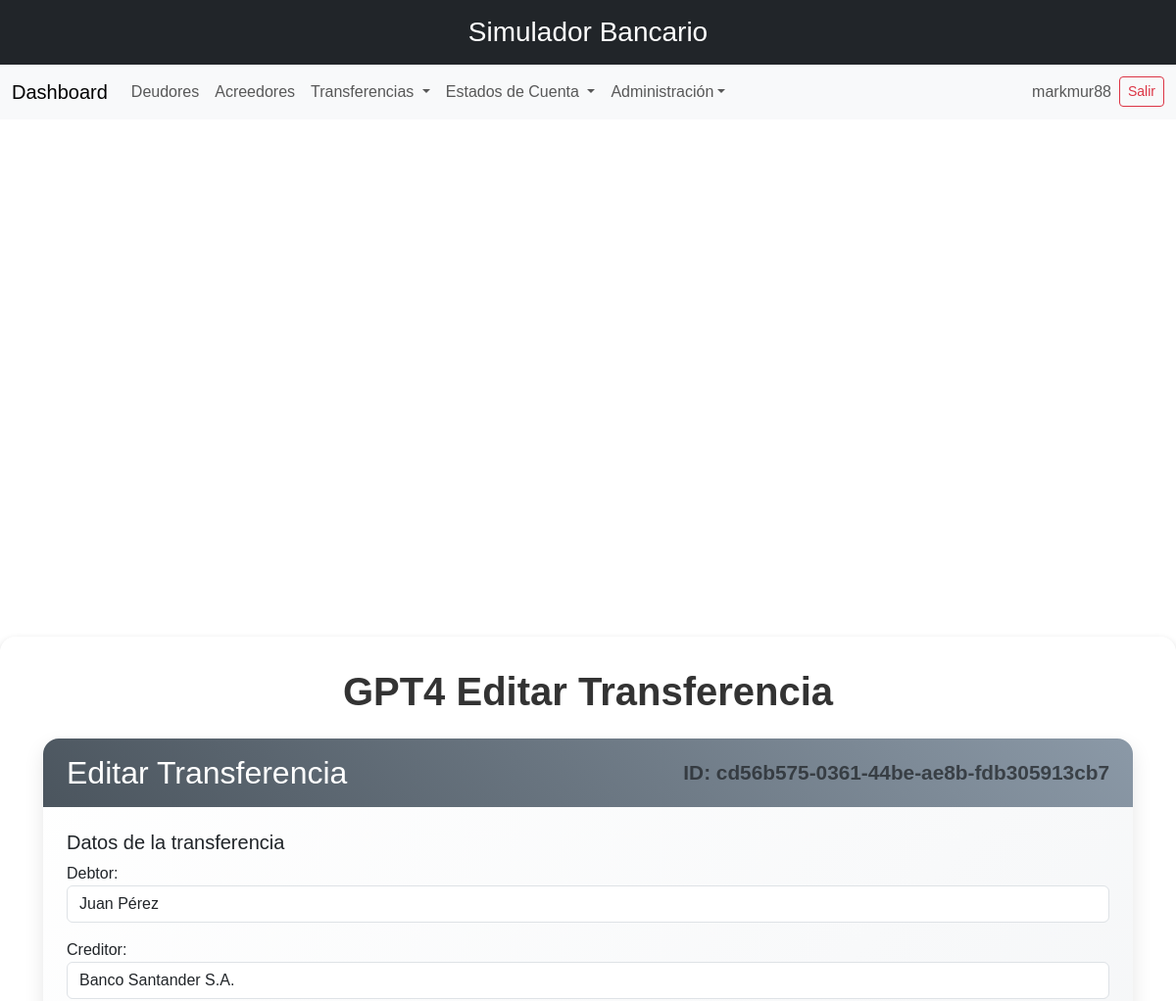
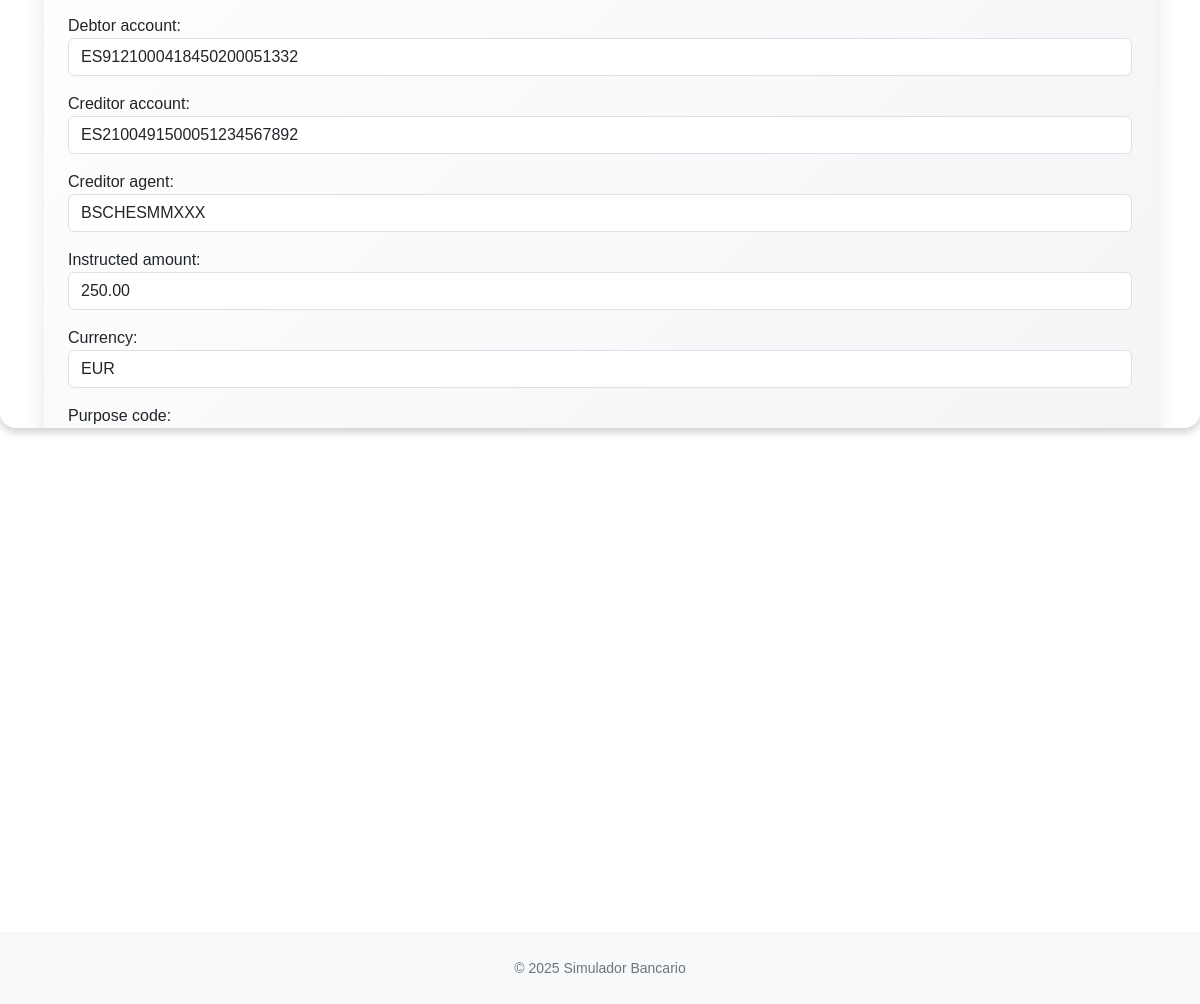
Screenshot of /gpt4/transferencias/cd56b575-0361-44be-ae8b-fdb305913cb7/editar/ (signed in) with the database file from the repository (2 pictures, top to bottom).
### banco/models.py (models this page shows, shortened)
class Transfer(models.Model):
    STATUS_CHOICES = [
        ('RJCT', 'Rechazada'),
        ('RCVD', 'Recibida'),
        ('ACCP', 'Aceptada'),
        ('ACTC', 'Aceptada técnicamente'),
        ('ACSP', 'En proceso'),
        ('ACSC', 'Ejecutada con éxito'),
        ('ACWC', 'Con advertencia'),
        ('ACWP', 'Pendiente de aprobación'),
        ('ACCC', 'Concluida'),
        ('CANC', 'Cancelada'),
        ('PDNG', 'Pendiente'),
    ]
    payment_id = models.UUIDField(default=uuid.uuid4, unique=True, editable=False, db_index=True)
    debtor = models.ForeignKey('Debtor', on_delete=models.PROTECT, related_name='transfers')
    creditor = models.ForeignKey('Creditor', on_delete=models.PROTECT, related_name='transfers')
    debtor_account = models.ForeignKey('DebtorAccount', on_delete=models.PROTECT)
    creditor_account = models.ForeignKey('CreditorAccount', on_delete=models.PROTECT)
    creditor_agent = models.ForeignKey('CreditorAgent', on_delete=models.PROTECT)
    instructed_amount = models.DecimalField(
        max_digits=18, decimal_places=2,
        validators=[MinValueValidator(0.01)]
    )
    currency = models.CharField(max_length=3, default='EUR', validators=[currency_validator])
    purpose_code = models.CharField(max_length=4, default='GDSV')
    requested_execution_date = models.DateField()
    remittance_information_unstructured = models.CharField(max_length=140, blank=True, null=True)
    status = models.CharField(
        max_length=10,
        choices=STATUS_CHOICES,
        default='PDNG',
        db_index=True
    )
    payment_identification = models.ForeignKey('PaymentIdentification', on_delete=models.CASCADE)
    auth_id = models.UUIDField(default=uuid.uuid4, null=True, blank=True)
    created_at = models.DateTimeField(auto_now_add=True, db_index=True)
    updated_at = models.DateTimeField(auto_now=True)
    class Meta:
        db_table = 'sim_transfer'
        ordering = ['-created_at']
        app_label = 'banco'

### banco/gpt_views.py (the view)
# urls.py: path('gpt4/transferencias/<str:payment_id>/editar/', gpt_views.TransferUpdateView.as_view(), name='edit_transferGPT4'),
class TransferUpdateView(LoginRequiredMixin, generic.UpdateView):
    model = Transfer
    form_class = TransferForm
    slug_field = 'payment_id'
    slug_url_kwarg = 'payment_id'
    template_name = 'api/GPT4/edit_transfer.html'
    success_url = reverse_lazy('list_transferGPT4')

### banco/models.py (called while the page is built)
    def __str__(self):
        return self.name

    def __str__(self):
        return self.iban

    def __str__(self):
        return self.bic

### banco/templates/api/GPT4/edit_transfer.html (shortened to what this page needs)
{% extends 'base.html' %}
{% block content %}
<div class="container-fluid">
  <h1 class="text-center mb-4 display-6 fw-bold">GPT4 Editar Transferencia</h1>
  <div class="card custom-card mb-4">
    <div class="custom-card-header d-flex justify-content-between align-items-center">
      <h2 class="mb-0">Editar Transferencia</h2>
      <span class="text-muted">ID: {{ transfer.payment_id }}</span>
    </div>
    <div class="card-body custom-card-body">
      <form method="post" novalidate>
        <h5>Datos de la transferencia</h5>
        {{ form.as_p }}
      </form>
    </div>
  </div>
</div>
{% endblock %}

### banco/templates/banco/partials/navGeneral.html (shortened to what this page needs)
<nav class="navbar navbar-expand-lg navbar-light bg-light mb-4">
  <div class="container-fluid">
    <a class="navbar-brand" href="{% url 'dashboard' %}">Dashboard</a>
    <div class="collapse navbar-collapse" id="navbarsExample">
      <ul class="navbar-nav me-auto mb-2 mb-lg-0">
        <li class="nav-item"><a class="nav-link" href="{% url 'list_debtorsGPT4' %}">Deudores</a></li>
        <li class="nav-item"><a class="nav-link" href="{% url 'list_creditorsGPT4' %}">Acreedores</a></li>
        <li class="nav-item dropdown">
          <a class="nav-link dropdown-toggle" href="#" id="transferMenu" role="button" data-bs-toggle="dropdown" aria-expanded="false">
            Transferencias
          </a>
        </li>
        <li class="nav-item dropdown">
          <a class="nav-link dropdown-toggle" href="#" id="accountMenu" role="button" data-bs-toggle="dropdown" aria-expanded="false">
            Estados de Cuenta
          </a>
        </li>
        {% if user.is_superuser %}
        <li class="nav-item dropdown">
          <a class="nav-link dropdown-toggle" href="#" id="adminMenu" role="button" data-bs-toggle="dropdown" aria-expanded="false">Administración</a>
        </li>
        {% endif %}
      </ul>
      <span class="navbar-text me-2">{{ user.username }}</span>
      <a href="{% url 'logout' %}" class="btn btn-outline-danger btn-sm">Salir</a>
    </div>
  </div>
</nav>

### banco/templates/api/GPT4/edit_transfer.html (style rules this page uses)
h1.text-center { font-size: 2.5rem !important; }
.custom-card { border-radius: 1rem; box-shadow: 0 8px 20px rgba(0, 0, 0, 0.1); background: linear-gradient(135deg, #ffffff 0%, #f1f3f5 100%); border: none; transition: transform 0.3s ease, box-shadow 0.3s ease; }
.custom-card-header { background: linear-gradient(45deg, #4b555e, #8b99a7); color: #fff; font-weight: 600; font-size: 1.3rem; padding: 1rem 1.5rem; border-top-left-radius: 1rem; border-top-right-radius: 1rem; }
.custom-card-body { padding: 1.5rem; }

### rows the page displays
Transfer: debtor "Juan Pérez", creditor "Banco Santander S.A.", debtor_account "ES9121000418450200051332", creditor_account "ES2100491500051234567892", creditor_agent "BSCHESMMXXX", instructed_amount "250.00", currency "EUR"

### other values shown
{{ user.username }} "markmur88"
